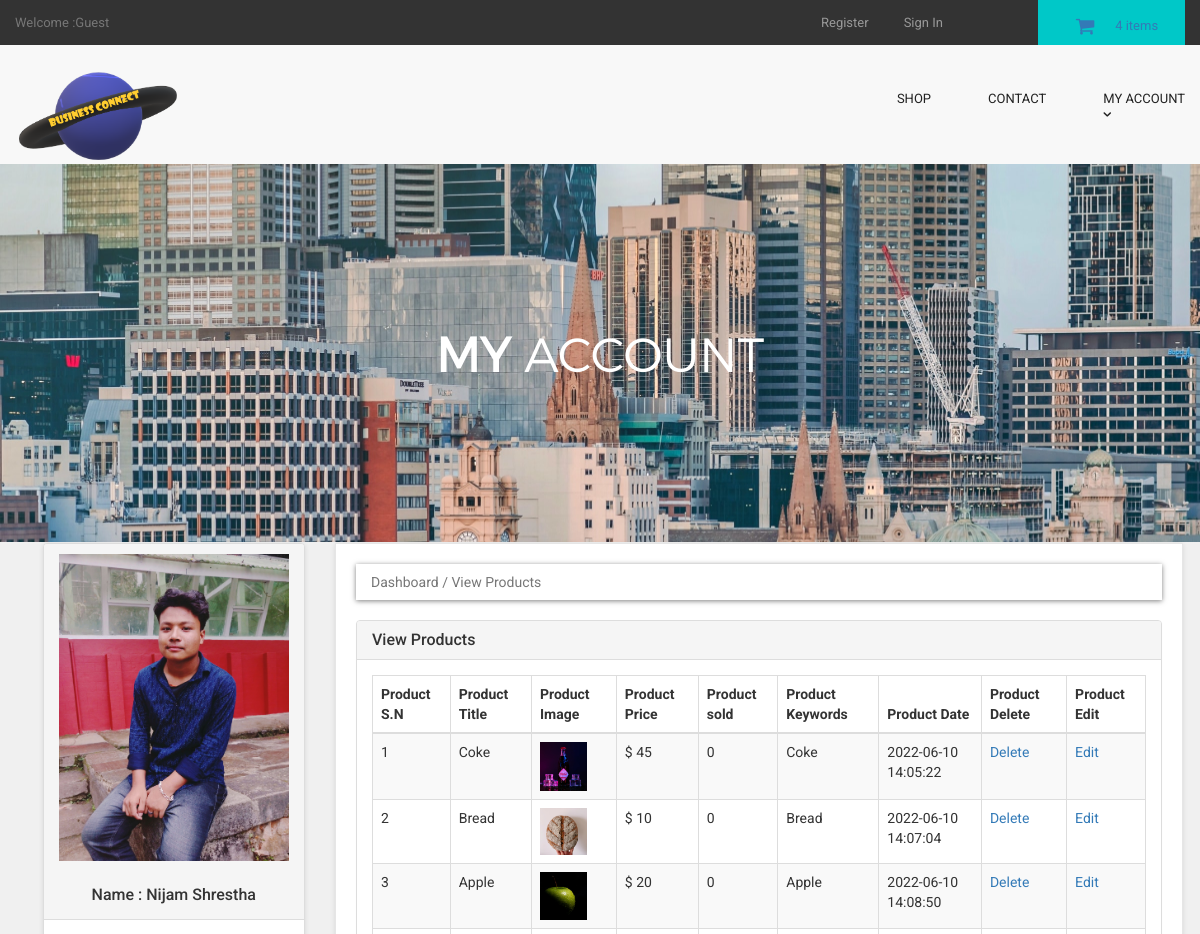
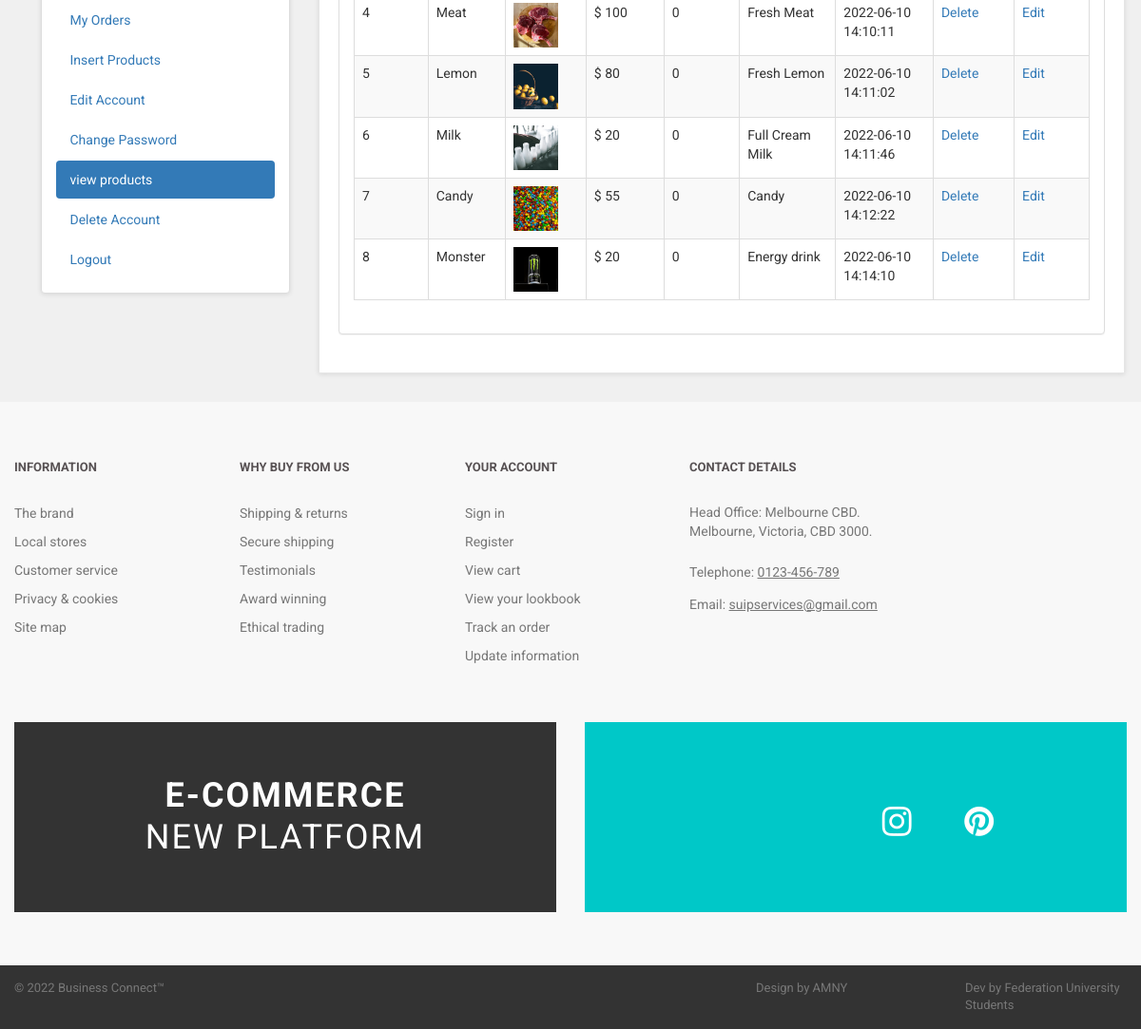
/wholesaler/my_account.php?my_products (signed in), run on the app's committed database (2 pictures, top to bottom).
### tables this page shows
CREATE TABLE `wholesaler` (
  `wholesaler_id` int(10) NOT NULL,
  `wholesaler_name` varchar(255) NOT NULL,
  `wholesaler_email` varchar(255) NOT NULL,
  `wholesaler_pass` varchar(255) NOT NULL,
  `wholesaler_country` text NOT NULL,
  `wholesaler_city` text NOT NULL,
  `wholesaler_contact` varchar(255) NOT NULL,
  `wholesaler_address` text NOT NULL,
  `wholesaler_image` text NOT NULL,
  `wholesaler_ip` varchar(255) NOT NULL,
  `wholesaler_confirm_code` text NOT NULL
);

CREATE TABLE `products` (
  `product_id` int(10) NOT NULL,
  `p_cat_id` int(10) NOT NULL,
  `cat_id` int(10) NOT NULL,
  `manufacturer_id` int(10) NOT NULL,
  `date` timestamp NOT NULL DEFAULT current_timestamp() ON UPDATE current_timestamp(),
  `product_title` text NOT NULL,
  `product_url` text NOT NULL,
  `product_img1` text NOT NULL,
  `product_img2` text NOT NULL,
  `product_img3` text NOT NULL,
  `product_price` int(10) NOT NULL,
  `product_psp_price` int(100) NOT NULL,
  `product_desc` text NOT NULL,
  `product_features` text NOT NULL,
  `product_video` text NOT NULL,
  `product_keywords` text NOT NULL,
  `product_label` text NOT NULL,
  `status` varchar(255) NOT NULL,
  `seller_id` varchar(255) DEFAULT NULL
);

### wholesaler/view_products.php (the view)
<?php
if (!isset($_SESSION['wholesaler_email']) && $_SESSION['role'] != "wholesaler") {
    echo "<script>window.open('wholesaler_login.php','_self')</script>";
} else {
?>
    <div class="row">
        <div class="col-lg-12">
            <ol class="breadcrumb">
                <li class="active">
                    <i class="fa fa-dashboard"></i> Dashboard / View Products
                </li>
            </ol>
        </div>
    </div>
    <div class="row">
        <div class="col-lg-12">
            <div class="panel panel-default">
                <div class="panel-heading">
                    <h3 class="panel-title">
                        <i class="fa fa-money fa-fw"></i> View Products
                    </h3>
                </div>
                <div class="panel-body">
                    <div class="table-responsive">
                        <table class="table table-bordered table-hover table-striped">
                            <thead>
                                <tr>
                                    <th>Product S.N</th>
                                    <th>Product Title</th>
                                    <th>Product Image</th>
                                    <th>Product Price</th>
                                    <th>Product sold</th>
                                    <th>Product Keywords</th>
                                    <th>Product Date</th>
                                    <th>Product Delete</th>
                                    <th>Product Edit</th>
                                </tr>
                            </thead>
                            <tbody>
                                <?php
                                $i = 0;
                                $seller_id="";
                                $wholesaler_mail = $_SESSION['wholesaler_email'];
                                $get_seller = "select * from wholesaler where wholesaler_email='$wholesaler_mail'";
                                $run_get_seller = mysqli_query($con, $get_seller);
                                while ($row_seller = mysqli_fetch_array($run_get_seller)) {
                                    $seller_id = $row_seller['wholesaler_id'];
                                }
                                $get_pro = "select * from products where seller_id='$seller_id'";
                                $run_pro = mysqli_query($con, $get_pro);
                                while ($row_pro = mysqli_fetch_array($run_pro)) {
                                    $pro_id = $row_pro['product_id'];
                                    $pro_title = $row_pro['product_title'];
                                    $pro_image = $row_pro['product_img1'];
                                    $pro_price = $row_pro['product_price'];
                                    $pro_keywords = $row_pro['product_keywords'];
                                    $pro_date = $row_pro['date'];
                                    $i++;
                                ?>
                                    <tr>
                                        <td><?php echo $i; ?></td>
                                        <td><?php echo $pro_title; ?></td>
                                        <td><img src="../admin_area/product_images/<?php echo $pro_image; ?>" width="60" height="60"></td>
                                        <td>$ <?php echo $pro_price; ?></td>
                                        <td>
                                            <?php
                                            $get_sold = "select * from pending_orders where product_id='$pro_id'";
                                            $run_sold = mysqli_query($con, $get_sold);
                                            $count = mysqli_num_rows($run_sold);
                                            echo $count;
                                            ?>
                                        </td>
                                        <td> <?php echo $pro_keywords; ?> </td>
                                        <td><?php echo $pro_date; ?></td>
                                        <td>
                                            <a href="?delete_product=<?php echo $pro_id; ?>">
                                                <i class="fa fa-trash-o"> </i> Delete
                                            </a>
                                        </td>
                                        <td>
                                            <a href="?edit_product=<?php echo $pro_id; ?>">
                                                <i class="fa fa-pencil"> </i> Edit
                                            </a>
                                        </td>
                                    </tr>
                                <?php } ?>
                            </tbody>
                        </table>
                    </div>
                </div>
            </div>
        </div>
    </div>
<?php } ?>

### wholesaler/includes/sidebar.php
<div class="panel panel-default sidebar-menu">
<div class="panel-heading">
<?php
$wholesaler_session = $_SESSION['wholesaler_email'];
$get_customer = "select * from wholesaler where wholesaler_email='$wholesaler_session'";
$run_customer = mysqli_query($con,$get_customer);
$row_customer = mysqli_fetch_array($run_customer);
$customer_image = $row_customer['wholesaler_image'];
$customer_name = $row_customer['wholesaler_name'];
if(!isset($_SESSION['wholesaler_email'])){
}
else {
echo "
<center>
<img src='wholesaler_images/$customer_image' class='img-responsive'>
</center>
<br>
<h3 align='center' class='panel-title'> Name : $customer_name </h3>
";
}
?>
</div>
<div class="panel-body">
<ul class="nav nav-pills nav-stacked">
<li class="<?php if(isset($_GET['my_orders'])){ echo "active"; } ?>">
<a href="my_account.php?my_orders"> <i class="fa fa-list"> </i> My Orders </a>
</li>
<li class="<?php if(isset($_GET['insert_product'])){ echo "active"; } ?>">
<a href="my_account.php?insert_product"> <i class="fa fa-bolt"></i> Insert Products </a>
</li>
<li class="<?php if(isset($_GET['edit_account'])){ echo "active"; } ?>">
<a href="my_account.php?edit_account"> <i class="fa fa-pencil"></i> Edit Account </a>
</li>
<li class="<?php if(isset($_GET['change_pass'])){ echo "active"; } ?>">
<a href="my_account.php?change_pass"> <i class="fa fa-user"></i> Change Password </a>
</li>
<li class="<?php if(isset($_GET['my_products'])){ echo "active"; } ?>">
<a href="my_account.php?my_products"> <i class="fa fa-heart"></i> view products </a>
</li>
<li class="<?php if(isset($_GET['delete_account'])){ echo "active"; } ?>">
<a href="my_account.php?delete_account"> <i class="fa fa-trash-o"></i> Delete Account </a>
</li>
<li>
<a href="logout.php"> <i class="fa fa-sign-out"></i> Logout </a>
</li>
</ul>
</div>
</div>

### wholesaler/styles/backend.css (style rules this page uses)
html { font-family: "Roboto", Helvetica, Arial, sans-serif; line-height: 1.15; -ms-text-size-adjust: 100%; -webkit-text-size-adjust: 100% }
body { margin: 0 }
a { background-color: transparent; -webkit-text-decoration-skip: objects }
img { border-style: none }
html { box-sizing: border-box }
body { min-width: 1190px; font-family: Montserrat, sans-serif; font-weight: 400; background-color: white; }
img { max-width: 70%; height: auto }

### styles/style.css (style rules this page uses)
body { font-family: "Roboto", Helvetica, Arial, sans-serif; font-size: 14px; line-height: 1.42857143; color: #333333; background-color: #f0f0f0; overflow-x: hidden; }
.breadcrumb { padding: 8px 15px; margin-bottom:20px; background-color: #ffffff; border-radius: 0; box-shadow: 0 1px 5px rgba(0, 0, 0, 0.5); }
#content .panel.sidebar-menu { box-sizing: border-box; box-shadow: 0 1px 5px rgba(0, 0, 0, 0.1); }
#content .panel.sidebar-menu h3 { padding: 5px 0; margin: 0; }

### data on the page
wholesaler: wholesaler_image (picture), wholesaler_name "Nijam Shrestha"
products: product_title "Coke", product_img1 (picture), product_price "45", count "0", product_keywords "Coke", date "2022-06-10 14:05:22"
products: product_title "Bread", product_img1 (picture), product_price "10", count "0", product_keywords "Bread", date "2022-06-10 14:07:04"
products: product_title "Apple", product_img1 (picture), product_price "20", count "0", product_keywords "Apple", date "2022-06-10 14:08:50"
products: product_title "Meat", product_img1 (picture), product_price "100", count "0", product_keywords "Fresh Meat", date "2022-06-10 14:10:11"
products: product_title "Lemon", product_img1 (picture), product_price "80", count "0", product_keywords "Fresh Lemon", date "2022-06-10 14:11:02"
products: product_title "Milk", product_img1 (picture), product_price "20", count "0", product_keywords "Full Cream Milk", date "2022-06-10 14:11:46"
products: product_title "Candy", product_img1 (picture), product_price "55", count "0", product_keywords "Candy", date "2022-06-10 14:12:22"
products: product_title "Monster", product_img1 (picture), product_price "20", count "0", product_keywords "Energy drink", date "2022-06-10 14:14:10"

### other printed values
$count_items "4"
